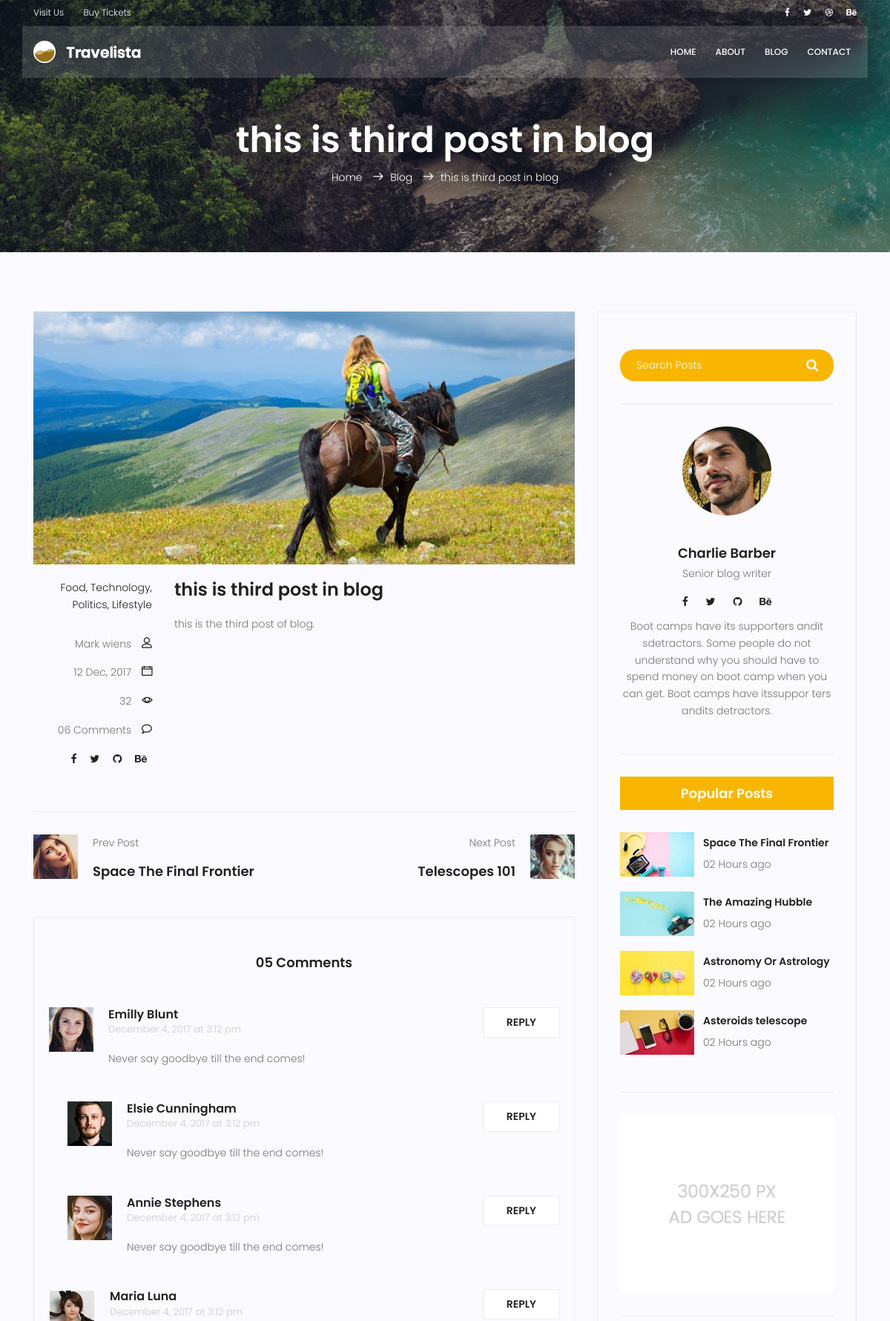
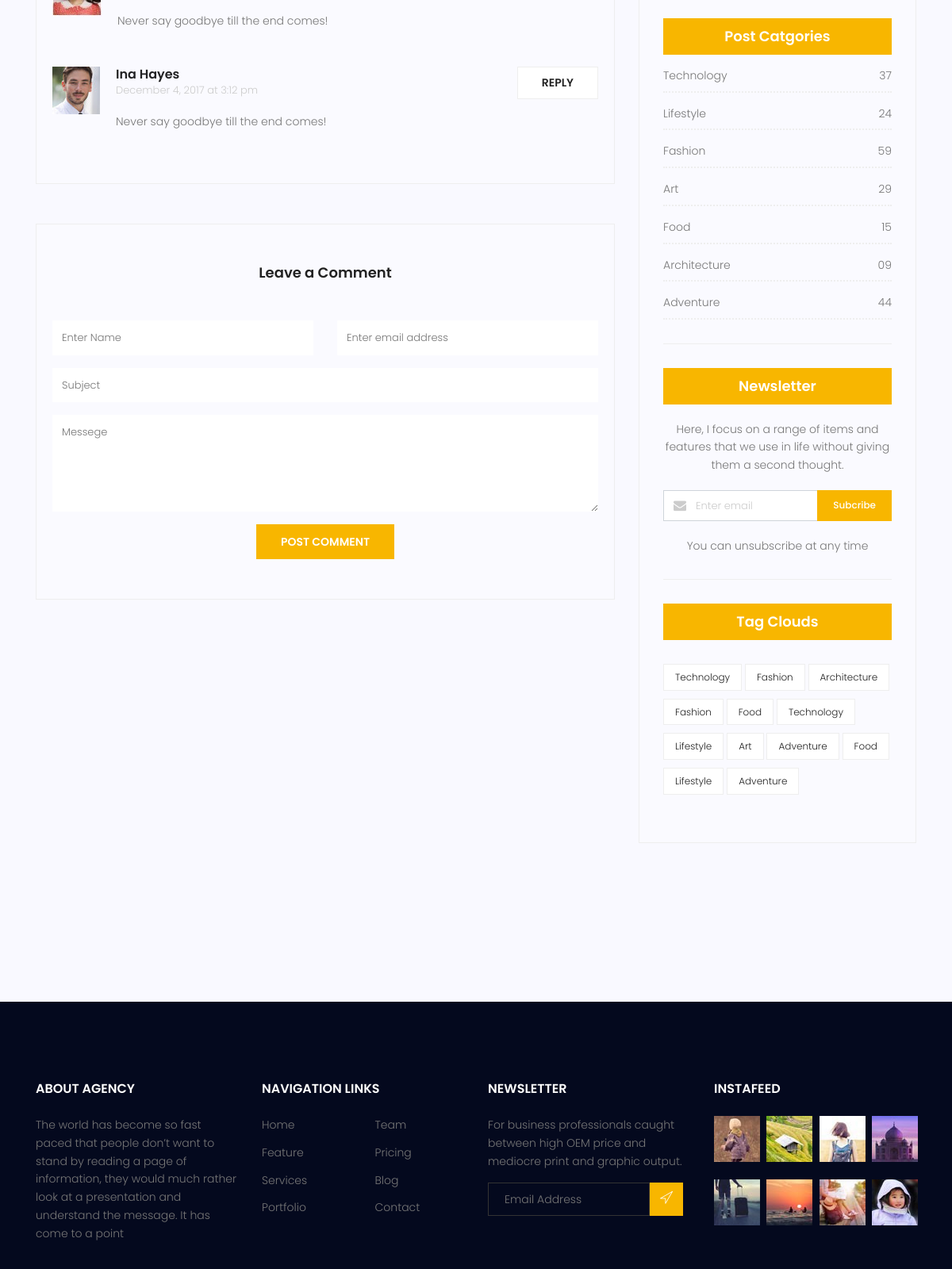
Page /blog/3 (upper part) on the committed database (2 pictures, top to bottom).
### blog/models.py (models this page shows, shortened)
class Post (models.Model) :
    title = models.CharField (max_length = 255)
    content = models.TextField ()
    counted_view = models.IntegerField (default = 0)
    status = models.BooleanField (default = False)
    published_date = models.DateTimeField (null = True)
    created_date = models.DateTimeField (auto_now_add = True)
    update_date = models.DateTimeField (auto_now = True)
    class Meta:
        ordering = ['-created_date']

### blog/views.py (the view)
# urls.py: path('<int:pid>', blog_single, name="single"),
def blog_single(request,pid) :
    post = get_object_or_404(Post, pk=pid, status = 1,published_date__lte = timezone.now())
    context = {'post': post, 'counted_view': post.counted_view}
    post.counted_view += 1
    post.save()
    return render(request, "blog/blog-single.html", context)

### templates/blog/blog-single.html (shortened to what this page needs)
{% extends 'base.html' %}
{% load static %}
{% block content %}
<section class="relative about-banner">
	<div class="overlay overlay-bg"></div>
	<div class="container">
		<div class="row d-flex align-items-center justify-content-center">
			<div class="about-content col-lg-12">
				<h1 class="text-white">
					{{post.title}}
				</h1>
				<p class="text-white link-nav"><a href="{% url 'website:index' %}">Home </a> <span
						class="lnr lnr-arrow-right"></span><a href="{% url 'blog:index' %}">Blog </a> <span
						class="lnr lnr-arrow-right"></span>{{post.title}}</p>
			</div>
		</div>
	</div>
</section>
<section class="post-content-area single-post-area">
	<div class="container">
		<div class="row">
			<div class="col-lg-8 posts-list">
				<div class="single-post row">
					<div class="col-lg-12">
						<div class="feature-img">
							<img class="img-fluid" src="{% static 'img/blog/feature-img1.jpg' %}" alt="">
						</div>
					</div>
					<div class="col-lg-3  col-md-3 meta-details">
						<ul class="tags">
							<li><a href="#">Food,</a></li>
							<li><a href="#">Technology,</a></li>
							<li><a href="#">Politics,</a></li>
							<li><a href="#">Lifestyle</a></li>
						</ul>
						<div class="user-details row">
							<p class="user-name col-lg-12 col-md-12 col-6"><a href="#">Mark wiens</a> <span
									class="lnr lnr-user"></span></p>
							<p class="date col-lg-12 col-md-12 col-6"><a href="#">12 Dec, 2017</a> <span
									class="lnr lnr-calendar-full"></span></p>
							<p class="view col-lg-12 col-md-12 col-6"><a href="#">{{post.counted_view}}</a> <span
									class="lnr lnr-eye"></span></p>
							<p class="comments col-lg-12 col-md-12 col-6"><a href="#">06 Comments</a> <span
									class="lnr lnr-bubble"></span></p>
							<ul class="social-links col-lg-12 col-md-12 col-6">
								<li><a href="#"><i class="fa fa-facebook"></i></a></li>
								<li><a href="#"><i class="fa fa-twitter"></i></a></li>
								<li><a href="#"><i class="fa fa-github"></i></a></li>
								<li><a href="#"><i class="fa fa-behance"></i></a></li>
							</ul>
						</div>
					</div>
					<div class="col-lg-9 col-md-9">
						<h3 class="mt-20 mb-20">{{post.title}}</h3>
						<p class="excert">
							{{post.content}}
						</p>
					</div>
				</div>
				<div class="navigation-area">
					<div class="row">
						<div
							class="col-lg-6 col-md-6 col-12 nav-left flex-row d-flex justify-content-start align-items-center">
							<div class="thumb">
								<a href="#"><img class="img-fluid" src="{% static 'img/blog/prev.jpg' %}" alt=""></a>
							</div>
							<div class="arrow">
								<a href="#"></a>
							</div>
							<div class="detials">
								<p>Prev Post</p>
								<a href="#">
									<h4>Space The Final Frontier</h4>
								</a>
							</div>
						</div>
						<div
							class="col-lg-6 col-md-6 col-12 nav-right flex-row d-flex justify-content-end align-items-center">
							<div class="detials">
								<p>Next Post</p>
								<a href="#">
									<h4>Telescopes 101</h4>
								</a>
							</div>
							<div class="arrow">
								<a href="#"></a>
							</div>
							<div class="thumb">
								<a href="#"><img class="img-fluid" src="{% static 'img/blog/next.jpg' %}" alt=""></a>
							</div>
						</div>
					</div>
				</div>
				<div class="comments-area">
					<h4>05 Comments</h4>
					<div class="comment-list">
						<div class="single-comment justify-content-between d-flex">
							<div class="user justify-content-between d-flex">
								<div class="thumb">
									<img src="{% static 'img/blog/c1.jpg' %}" alt="">
								</div>
								<div class="desc">
									<h5><a href="#">Emilly Blunt</a></h5>
									<p class="date">December 4, 2017 at 3:12 pm </p>
									<p class="comment">
										Never say goodbye till the end comes!
									</p>
								</div>
							</div>
							<div class="reply-btn">
								<a href="" class="btn-reply text-uppercase">reply</a>
							</div>
						</div>
					</div>
					<div class="comment-list left-padding">
						<div class="single-comment justify-content-between d-flex">
							<div class="user justify-content-between d-flex">
								<div class="thumb">
									<img src="{% static 'img/blog/c2.jpg' %}" alt="">
								</div>
								<div class="desc">
									<h5><a href="#">Elsie Cunningham</a></h5>
									<p class="date">December 4, 2017 at 3:12 pm </p>
									<p class="comment">
										Never say goodbye till the end comes!
									</p>
								</div>
							</div>
							<div class="reply-btn">
								<a href="" class="btn-reply text-uppercase">reply</a>
							</div>
						</div>
					</div>
					<div class="comment-list left-padding">
						<div class="single-comment justify-content-between d-flex">
							<div class="user justify-content-between d-flex">
								<div class="thumb">
									<img src="{% static 'img/blog/c3.jpg' %}" alt="">
								</div>
								<div class="desc">
									<h5><a href="#">Annie Stephens</a></h5>
									<p class="date">December 4, 2017 at 3:12 pm </p>
									<p class="comment">
										Never say goodbye till the end comes!
									</p>
								</div>
							</div>
							<div class="reply-btn">
								<a href="" class="btn-reply text-uppercase">reply</a>
							</div>
						</div>
					</div>
					<div class="comment-list">
						<div class="single-comment justify-content-between d-flex">
							<div class="user justify-content-between d-flex">
								<div class="thumb">
									<img src="{% static 'img/blog/c4.jpg' %}" alt="">
								</div>
								<div class="desc">
									<h5><a href="#">Maria Luna</a></h5>
									<p class="date">December 4, 2017 at 3:12 pm </p>
									<p class="comment">
										Never say goodbye till the end comes!
									</p>
								</div>
							</div>
							<div class="reply-btn">
								<a href="" class="btn-reply text-uppercase">reply</a>
							</div>
						</div>
					</div>
					<div class="comment-list">
						<div class="single-comment justify-content-between d-flex">
							<div class="user justify-content-between d-flex">
								<div class="thumb">
									<img src="{% static 'img/blog/c5.jpg' %}" alt="">
								</div>
								<div class="desc">
									<h5><a href="#">Ina Hayes</a></h5>
									<p class="date">December 4, 2017 at 3:12 pm </p>
									<p class="comment">
										Never say goodbye till the end comes!
									</p>
								</div>
							</div>
							<div class="reply-btn">
								<a href="" class="btn-reply text-uppercase">reply</a>
							</div>
						</div>
					</div>
				</div>
				<div class="comment-form">
					<h4>Leave a Comment</h4>
					<form>
						<div class="form-group form-inline">
							<div class="form-group col-lg-6 col-md-12 name">
								<input type="text" class="form-control" id="name" placeholder="Enter Name"
									onfocus="this.placeholder = ''" onblur="this.placeholder = 'Enter Name'">
							</div>
							<div class="form-group col-lg-6 col-md-12 email">
								<input type="email" class="form-control" id="email" placeholder="Enter email address"
									onfocus="this.placeholder = ''" onblur="this.placeholder = 'Enter email address'">
							</div>
						</div>
						<div class="form-group">
							<input type="text" class="form-control" id="subject" placeholder="Subject"
								onfocus="this.placeholder = ''" onblur="this.placeholder = 'Subject'">
						</div>
						<div class="form-group">
							<textarea class="form-control mb-10" rows="5" name="message" placeholder="Messege"
								onfocus="this.placeholder = ''" onblur="this.placeholder = 'Messege'"
								required=""></textarea>
						</div>
						<a href="#" class="primary-btn text-uppercase">Post Comment</a>
					</form>
				</div>
			</div>
			<div class="col-lg-4 sidebar-widgets">
				<div class="widget-wrap">
					<div class="single-sidebar-widget search-widget">
						<form class="search-form" action="#">
							<input placeholder="Search Posts" name="search" type="text" onfocus="this.placeholder = ''"
								onblur="this.placeholder = 'Search Posts'">
							<button type="submit"><i class="fa fa-search"></i></button>
						</form>
					</div>
					<div class="single-sidebar-widget user-info-widget">
						<img src="{% static 'img/blog/user-info.png' %}" alt="">
						<a href="#">
							<h4>Charlie Barber</h4>
						</a>
						<p>
							Senior blog writer
						</p>
						<ul class="social-links">
							<li><a href="#"><i class="fa fa-facebook"></i></a></li>
							<li><a href="#"><i class="fa fa-twitter"></i></a></li>
							<li><a href="#"><i class="fa fa-github"></i></a></li>
							<li><a href="#"><i class="fa fa-behance"></i></a></li>
						</ul>
						<p>
							Boot camps have its supporters andit sdetractors. Some people do not understand why you
							should have to spend money on boot camp when you can get. Boot camps have itssuppor ters
							andits detractors.
						</p>
					</div>
					<div class="single-sidebar-widget popular-post-widget">
						<h4 class="popular-title">Popular Posts</h4>
						<div class="popular-post-list">
							<div class="single-post-list d-flex flex-row align-items-center">
								<div class="thumb">
									<img class="img-fluid" src="{% static 'img/blog/pp1.jpg' %}" alt="">
								</div>
								<div class="details">
									<a href="blog-single.html">
										<h6>Space The Final Frontier</h6>
									</a>
									<p>02 Hours ago</p>
								</div>
							</div>
							<div class="single-post-list d-flex flex-row align-items-center">
								<div class="thumb">
									<img class="img-fluid" src="{% static 'img/blog/pp2.jpg' %}" alt="">
								</div>
								<div class="details">
									<a href="blog-single.html">
										<h6>The Amazing Hubble</h6>
									</a>
									<p>02 Hours ago</p>
								</div>
							</div>
							<div class="single-post-list d-flex flex-row align-items-center">
								<div class="thumb">
									<img class="img-fluid" src="{% static 'img/blog/pp3.jpg' %}" alt="">
								</div>
								<div class="details">
									<a href="blog-single.html">
										<h6>Astronomy Or Astrology</h6>
									</a>
									<p>02 Hours ago</p>
								</div>
							</div>
							<div class="single-post-list d-flex flex-row align-items-center">
								<div class="thumb">
									<img class="img-fluid" src="{% static 'img/blog/pp4.jpg' %}" alt="">
								</div>
								<div class="details">
									<a href="blog-single.html">
										<h6>Asteroids telescope</h6>
									</a>
									<p>02 Hours ago</p>
								</div>
							</div>
						</div>
					</div>
					<div class="single-sidebar-widget ads-widget">
						<a href="#"><img class="img-fluid" src="{% static 'img/blog/ads-banner.jpg' %}" alt=""></a>
					</div>
					<div class="single-sidebar-widget post-category-widget">
						<h4 class="category-title">Post Catgories</h4>
						<ul class="cat-list">
							<li>
								<a href="#" class="d-flex justify-content-between">
									<p>Technology</p>
									<p>37</p>
								</a>
							</li>
							<li>
								<a href="#" class="d-flex justify-content-between">
									<p>Lifestyle</p>
									<p>24</p>
								</a>
							</li>
							<li>
								<a href="#" class="d-flex justify-content-between">
									<p>Fashion</p>
									<p>59</p>
								</a>
							</li>
							<li>
								<a href="#" class="d-flex justify-content-between">
									<p>Art</p>
									<p>29</p>
								</a>
							</li>
							<li>
								<a href="#" class="d-flex justify-content-between">
									<p>Food</p>
									<p>15</p>
								</a>
							</li>
							<li>
								<a href="#" class="d-flex justify-content-between">
									<p>Architecture</p>
									<p>09</p>
								</a>
							</li>
							<li>
								<a href="#" class="d-flex justify-content-between">
									<p>Adventure</p>
									<p>44</p>
								</a>
							</li>
						</ul>
					</div>
					<div class="single-sidebar-widget newsletter-widget">
						<h4 class="newsletter-title">Newsletter</h4>
						<p>
							Here, I focus on a range of items and features that we use in life without
							giving them a second thought.
						</p>
						<div class="form-group d-flex flex-row">
							<div class="col-autos">
								<div class="input-group">
									<div class="input-group-prepend">
										<div class="input-group-text"><i class="fa fa-envelope" aria-hidden="true"></i>
										</div>
									</div>
									<input type="text" class="form-control" id="inlineFormInputGroup"
										placeholder="Enter email" onfocus="this.placeholder = ''"
										onblur="this.placeholder = 'Enter email'">
								</div>
							</div>
							<a href="#" class="bbtns">Subcribe</a>
						</div>
						<p class="text-bottom">
							You can unsubscribe at any time
						</p>
					</div>
					<div class="single-sidebar-widget tag-cloud-widget">
						<h4 class="tagcloud-title">Tag Clouds</h4>
						<ul>
							<li><a href="#">Technology</a></li>
							<li><a href="#">Fashion</a></li>
							<li><a href="#">Architecture</a></li>
							<li><a href="#">Fashion</a></li>
							<li><a href="#">Food</a></li>
							<li><a href="#">Technology</a></li>
							<li><a href="#">Lifestyle</a></li>
							<li><a href="#">Art</a></li>
							<li><a href="#">Adventure</a></li>
							<li><a href="#">Food</a></li>
							<li><a href="#">Lifestyle</a></li>
							<li><a href="#">Adventure</a></li>
						</ul>
					</div>
				</div>
			</div>
		</div>
	</div>
</section>
{% endblock %}

### rows in the picture
Post: title "this is third post in blog", counted_view "32", content "this is the third post of blog."
